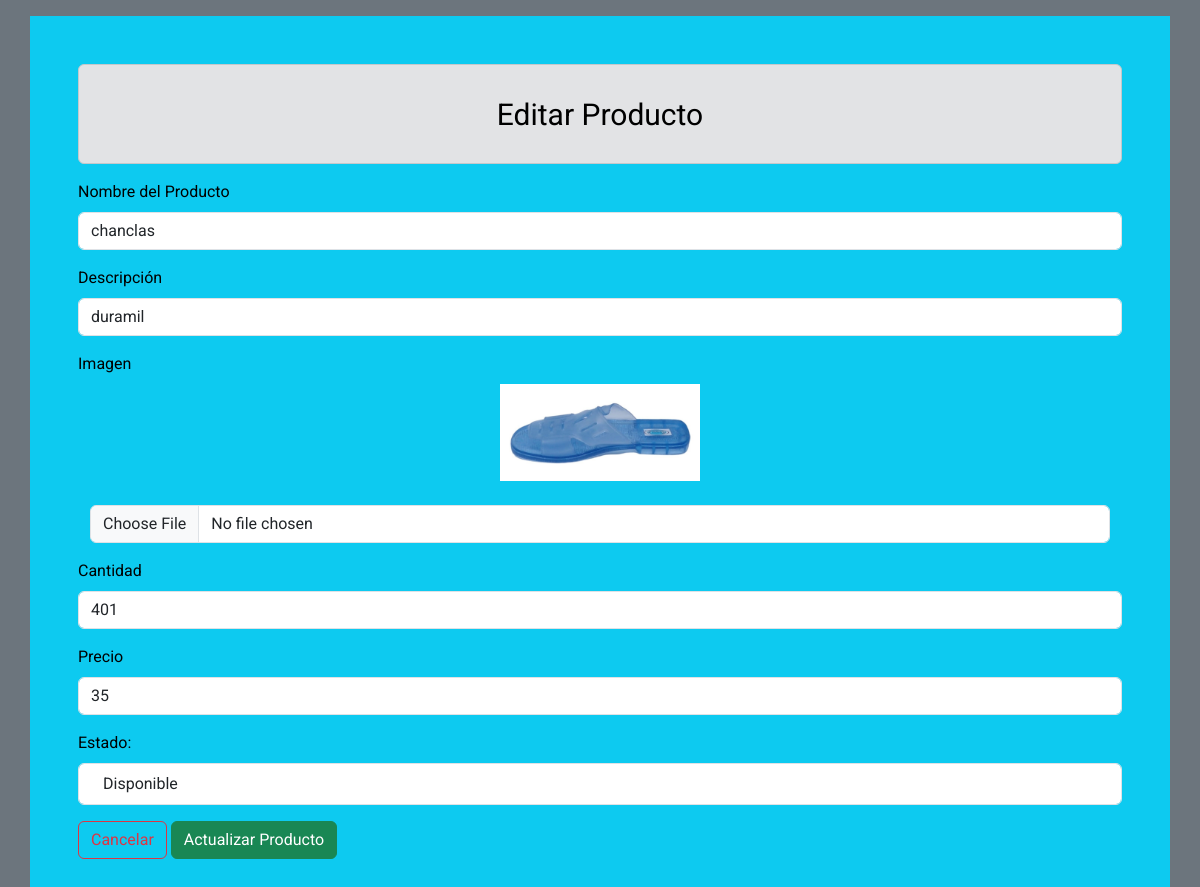
/src/webAdmin/edit_Products.php?idProducts=3, run on the app's committed database.
### tables this page shows
CREATE TABLE `productos` (
  `id_producto` int(11) NOT NULL,
  `nombre` varchar(50) NOT NULL,
  `description` varchar(100) NOT NULL,
  `stock` int(11) NOT NULL DEFAULT 0,
  `Precio` float DEFAULT 0,
  `imagen` varchar(250) NOT NULL,
  `Estado` varchar(20) NOT NULL DEFAULT 'Disponible'
);

### src/webAdmin/edit_Products.php (the view, shortened to what this page needs)
<?php
  include('./../../includes/conexion.php');
  $id = $_GET['idProducts'];
?>
<!DOCTYPE html>
<html lang="en">
<head>
    <?php
     include("./../../includes/head.php");
?>
    <link rel="stylesheet" href="./../../css/main.css">
</head>
<?php
$query ="SELECT*FROM productos WHERE id_producto ='$id'";
$result = mysqli_query($conn,$query);
while($row = mysqli_fetch_array($result)){
	$name = $row['nombre'];
	$description = $row['description'];
    $cant = $row['stock'];
    $precio = $row['Precio'];
    $img = $row['imagen'];
}
?>
<body class="text-bg-secondary p-3">
    <div class="container formLogin text-bg-info p-5">
        <div class="alert alert-secondary lb-login" role="alert">
            Editar Producto
        </div>
        <form action=" ./../../crud/edit_Products.php?idProducts=" method="post">
            <div class="mb-3">
                <label for="exampleInputEmail1" class="form-label">Nombre del Producto</label>
                <input value="<?php echo  $name; ?>" type="text" class="form-control" id="producto" name="producto">
            </div>
            <div class="mb-3">
                <label for="exampleInputEmail1" class="form-label">Descripción</label>
                <input value="<?php echo  $description; ?>" type="text" class="form-control" id="descripcion"
                    name="descripcion">
            </div>
            <div class="mb-3">
                <label for="exampleInputEmail1" class="form-label">Imagen</label>
                <div class="container text-center">
                    <div class="row">
                        <div class="col">
                            <img style="width: 200px;" class="img-fluid" src="<?php echo "./../../img/".$img; ?>"
                                alt="">
                            <br><br>
                            <input type="file" class="form-control" id="inputGroupFile04" name="inputGroupFile04"
                                aria-describedby=" inputGroupFileAddon04" aria-label="Upload" required>
                        </div>
                    </div>
                </div>
            </div>
            <div class=" mb-3">
                <label for="exampleInputEmail1" class="form-label">Cantidad</label>
                <input value="<?php echo  $cant; ?>" type="text" class="form-control txtCant" id="cantidad"
                    name="cantidad">
            </div>
            <div class="mb-3">
                <label for="exampleInputEmail1" class="form-label">Precio</label>
                <input value="<?php echo  $precio; ?>" type="text" class="form-control" id="precio" name="precio">
            </div>
            <div class=" mb-3">
                <label for="exampleInputEmail1" class="form-label">Estado: </label>
                <select
                    class="valueSelect form-control border border-gray-400 px-4 py-2 rounded w-full focus:outline-none focus:border-teal-400"
                    name="status" id="status" required>
                    <?php
                            if($cant == 0){
                                echo '<option value="No Disponible">No Disponible</option>';
                                echo '<option value="Disponible">Disponible</option>';
                            }else if($cant > 0){
                                echo '<option value="Disponible">Disponible</option>';
                            }
                        ?>
                </select>
            </div>
            <a href="./dashboard.php" type="submit" class="btn btn-outline-danger">Cancelar</a>
            <button type="submit" class="btn btn-success btndanger" id="btndanger">Actualizar Producto</button>
        </form>
    </div>
</body>
</html>

### css/main.css (style rules this page uses)
:root { --moradobajo: #947fe8; --azul: #1d334a; --verde: #009933; --gris: #444444; --negro: #000000; --blanco: #ffffff; --morado: #4b33a8; --rojo: #ff0000; --naranja: #ff6600; --Fondo: #f9f9f9; --Encabezados: #4b4b4b; --Texto: #6f6f6f; --botones: #0072c6; --llamados-a-la-acción: #ff7600; --llamada: #9acd32; }
* { margin: 0; padding: 0; box-sizing: border-box; font-family: "Roboto", sans-serif; }
h1, h2, h3, h4, h5, h6, p, a, input, textarea { margin: 0; padding: 0; }
a { text-decoration: none; }
.lb-login { min-height: 100px; display: flex; align-items: center; justify-content: center; color: #000000; font-size: 30px; }

### data on the page
productos: producto "chanclas", descripcion "duramil", imagen (picture), cantidad "401", precio "35", status "Disponible"
